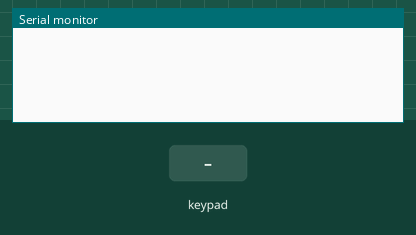
Recording of a sketch running on a simulated Arduino Uno, built with avr-gcc and run on an emulated ATmega328P. Shown: the last lines printed to the serial monitor. The test bench sets the inputs (shaded band).

Above: at 1.2 s.
1.3 s: key 'C' pressed
At 1.8 s:
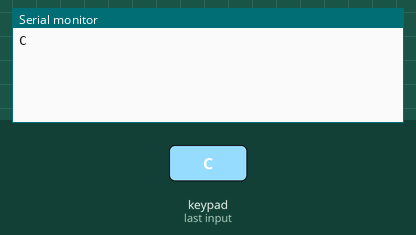
2.8 s: key 'E' pressed
At 4.2 s:
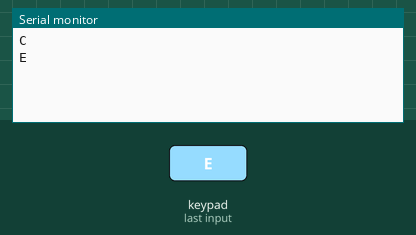

Measured:
- after the input at 1.3 s, the serial monitor: prints a new line at once (image 1)
- after the input at 2.8 s, the serial monitor: prints a new line at once (image 2)

The sketch:

Controller2.ino
```cpp
/* The second controller just reads values from a keypad...
 *  and sends it to the main Arduino.
 *
 * I use SoftwareSerial so that Serial can be used by SerialMonitor.
 */

#define UNO // To determine pin layouts

#include <SoftwareSerial.h>
#ifdef PRO_MINI
const byte RX_PIN = 4;
const byte TX_PIN = 5;
#elif defined(UNO)
const byte RX_PIN = 3;
const byte TX_PIN = 4;
#endif
SoftwareSerial softSerial(RX_PIN, TX_PIN);

// Use keypad input
#include <Keypad.h>
#include "Keypad_Bindings.h" // Header file defines all the pins used by Keypad

Keypad kpd(makeKeymap(keys), rowPins, colPins, KPD_ROWS, KPD_COLS);

/****************************/

void setup() {
  softSerial.begin(9600);
  Serial.begin(9600);
}

void loop() {
  char key = kpd.getKey();
  if (key != '\0') { // If key has been sent...
    softSerial.write(key);
    if (key < 20)
      Serial.println(key -10); // Subtracting char by int returns an int... So print the int value sent!
    else // key is an actual character
      Serial.println(key);
  }
}
```

Keypad_Bindings.h
```cpp
/* Defines stuff for the Keypad.
 * Should use the same key array as the main Battleship sketch.
 */
#ifndef CONTROLLER2_KEYPAD_H
#define CONTROLLER2_KEYPAD_H

const byte KPD_ROWS = 4; // Four rows
const byte KPD_COLS = 4; // Four columns

// Define the Keymap.
// Only eleven keys might be used, so rest are set to '\0'
// Also, we don't need the chars for the numbers...
//     So, the number keys will be treated as bytes (key-10) = number
const char keys[KPD_ROWS][KPD_COLS] = {
  { 11,  12,  13,'\0'},
  { 14,  15,  16,'\0'},
  { 17,  18,'\0','\0'},
  {'C','\0', 'E','\0'}
};

  #ifdef PRO_MINI
      const byte rowPins[KPD_ROWS] = {5, 6, 7, 8};
      const byte colPins[KPD_COLS] = {9, 10, 11, 12};
  #elif defined(UNO)
      const byte rowPins[KPD_ROWS] = {8, 7, 6, 5};
      const byte colPins[KPD_COLS] = {12, 11, 10, 9};
  #endif

#endif
```
